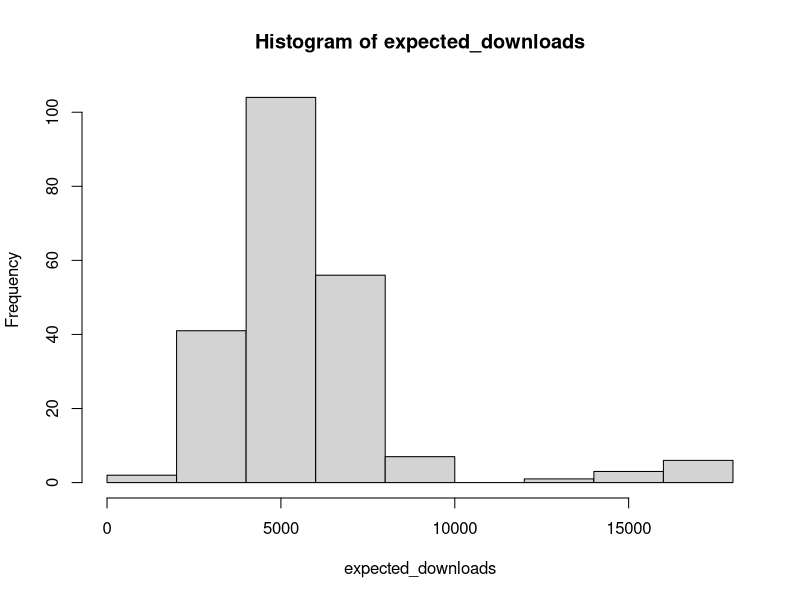

Here is the R script that generated this plot:
## Part one.
## Simulate some journal download statistics.



## Create some journal names ###########################################

premier_jnl_names = readLines('premier_journals.txt')
jnl_names = readLines('journals.txt')

prefixes = c("", "Open", "J.", "E. J.", "Quart. rev of")


journal_root = c(premier_jnl_names, jnl_names)


n_journal_root = length(journal_root)
n_prefixes = length(prefixes)

n_journals = n_journal_root * n_prefixes

journals = rep("", n_journals)  ## pre-allocation

k=1
for (j in 1:n_journal_root) {
  for (i in 1:n_prefixes) {
    if(prefixes[i]=="") {
      journals[k] = journal_root[j]
    } else {
      journals[k] = paste(prefixes[i], journal_root[j])
    }
    k = k+1
  }
}


## show a few journal names
sample(journals, 10)

## sort them into alphabetical order
journals = sort(journals)

## Certain papers are more popular than others #########################

## Let's for now make the model that papers in premier journals
## are highly accessed, and that a certain fraction of papers,
## independent of journal, are highly cited.


## expectation over the year.

n_stellar_papers = 10 * n_journals

stellar_papers = sample( n_journals, n_stellar_papers, replace=TRUE)

expected_downloads = rep(n_journals, 0)

for (j in 1:n_journals) {
  journal_name = journals[j]

  n_stellar_papers = sum( stellar_papers == j)

  ## Note, this returns TRUE/FALSE, and k*TRUE=k, k*FALSE=0
  premier_journal = is.element(journal_name, premier_jnl_names)

  expected_downloads[j] = 200 + (500 * n_stellar_papers) + (10000*premier_journal)

}

hist(expected_downloads)


## Generate download statistics for each month of the year #############

downloads = matrix(0, n_journals, 12)

for (month in 1:12) {
  for (j in 1:n_journals) {

    mean = expected_downloads[j] / 12 #expectation is for whole year

    if ( (month >= 6) && (month <= 9) ) {
      mean = mean * 0.7
    } else {
      if (month == 10) {
        mean = mean * 1.2
      }
    }
    
    downloads[j, month] = max(0,
                              round( rnorm(1, mean, sd=mean*0.3)))
  }
}


## Export our data now #################################################

rownames(downloads) <- journals
colnames(downloads) <- c("Jan", "Feb", "Mar", "Apr", "May", "Jun",
                         "Jul", "Aug", "Sep", "Oct", "Nov", "Dec")

downloads[1:5,1:5]
write.csv(downloads, "download_stats.csv")
         
